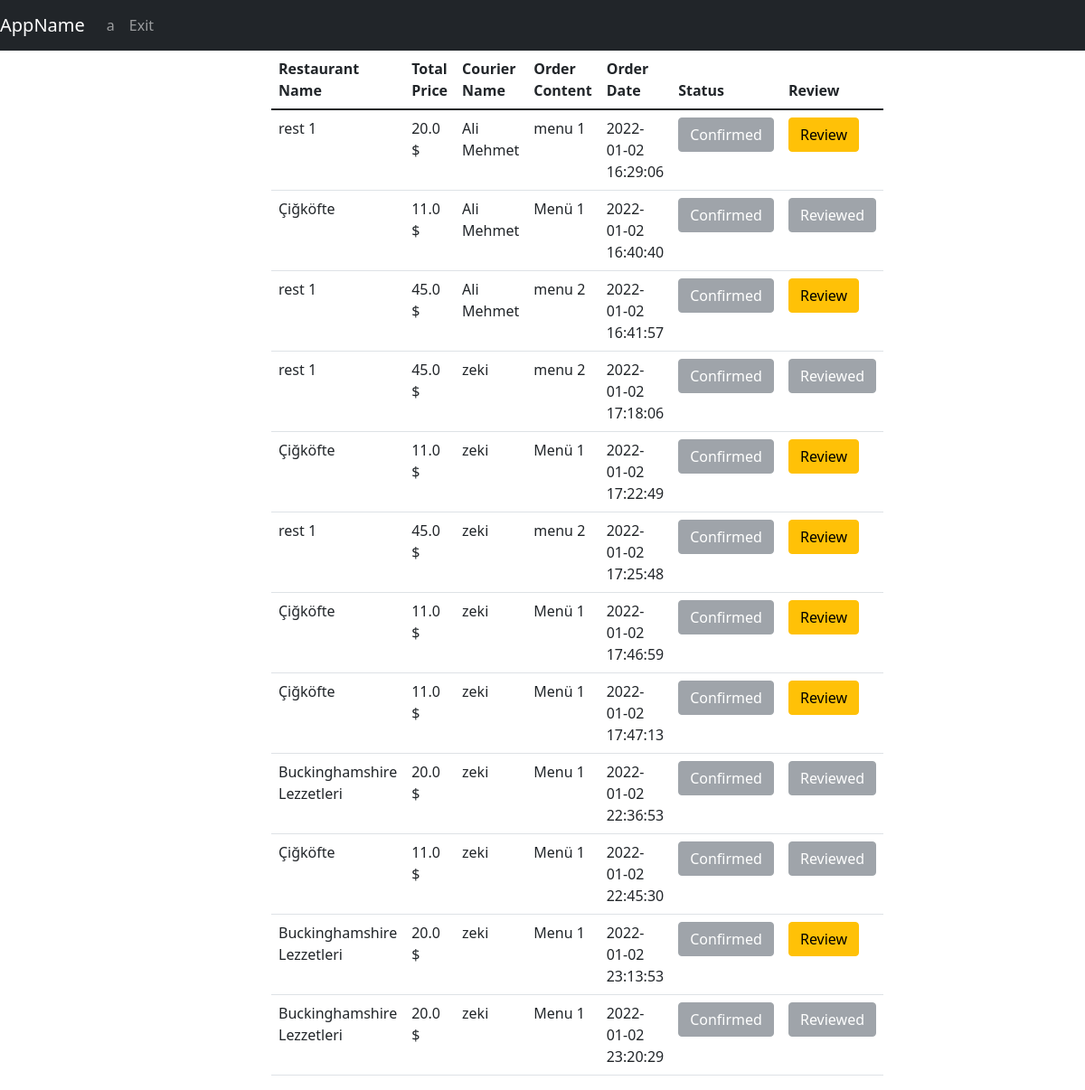
The app's page /myOrders (signed in), older data.
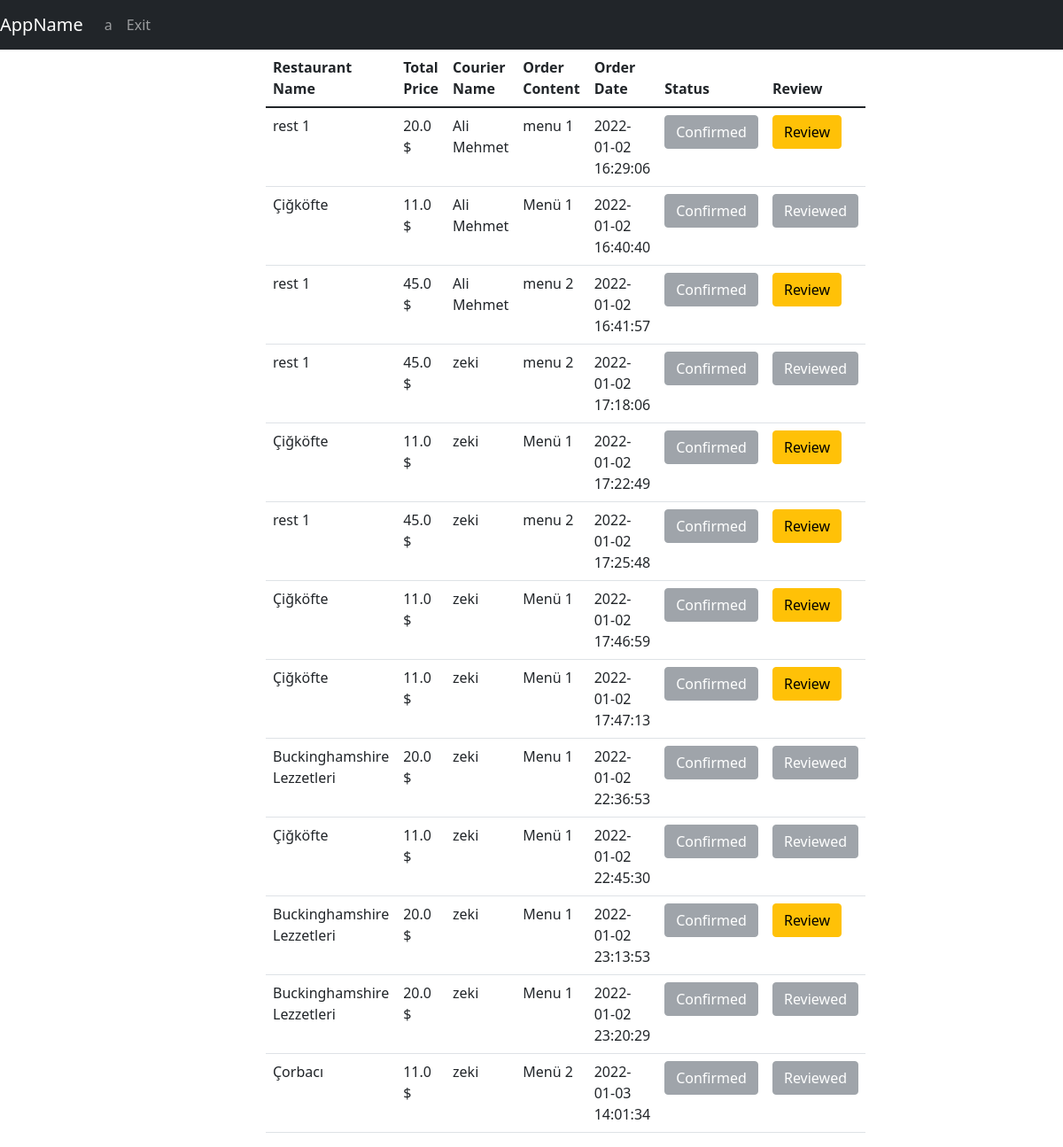
The same page, newer data.
### tables this page shows
CREATE TABLE couriers(id INTEGER PRIMARY KEY,name TEXT,is_available TEXT,lat REAL,lng, orderId int REFERENCES foodOrder(id) ON UPDATE CASCADE);

CREATE TABLE restaurant(id INTEGER PRIMARY KEY, restaurantName varchar(30),address varchar(250),lat Text,lng Text,isOpen binary,averageRating REAL);

CREATE TABLE foodOrder(id INTEGER PRIMARY KEY,content TEXT,orderDate Date DEFAULT (datetime('now','localtime')),totalPrice REAL, is_delivered INTEGER DEFAULT(0), is_reviewed INTEGER DEFAULT(0), restaurantId INTEGER, courierID int REFERENCES couriers(id) ON UPDATE CASCADE, userUserName varchar(30) REFERENCES users(username) ON UPDATE CASCADE, FOREIGN KEY(restaurantId) REFERENCES restaurant(id));

### app.py (the view)
@app.route("/myOrders", methods=["GET", "POST"])
def myOrders():
    with sqlite3.connect(DATABASE) as database:
        cursor = database.cursor()
    cursor.execute("SELECT foodOrder.totalPrice,foodOrder.orderDate,couriers.name, foodOrder.content, foodOrder.id, foodOrder.is_delivered, restaurant.restaurantName, foodOrder.is_reviewed, restaurant.id "
                   "FROM foodOrder INNER JOIN couriers ON couriers.id = foodOrder.courierID and foodOrder.userUserName=(?) INNER JOIN restaurant ON foodOrder.restaurantId = restaurant.id", (session["username"],))
    orders = cursor.fetchall()
    return render_template("user/list_user_orders.html", username=session["username"], data=orders)

### templates/user/list_user_orders.html (shortened to what this page needs)
{% extends 'base.html' %}
{% block navbar %}
<nav class="navbar navbar-expand-lg navbar-dark bg-dark">
    <a class="navbar-brand" href="#">AppName</a>
    <div class="collapse navbar-collapse" id="navbarNav">
        <ul class="navbar-nav">
          <li class="nav-item active"><a class="nav-link" href="/">{{username}}</a></li>
          <li class="nav-item active"><a class="nav-link" href="/exit">Exit</a></li>
        </ul>
    </div>
</nav>
{% endblock %}
{% block body %}
<center>
    <div class="col-md-6">
        <form action="/home" method="POST">
        <table class="table table-hover">
             <thead>
               <tr>
                 <th scope="col">Restaurant Name</th>
                 <th scope="col">Total Price</th>
                 <th scope="col">Courier Name</th>
                 <th scope="col">Order Content</th>
                 <th scope="col">Order Date</th>
                 <th scope="col">Status</th>
                 <th scope="col">Review</th>
               </tr>
             </thead>
             <tbody>
             {%for i in range(data|length)%}
               <tr>
                 <td>{{ data[i][6] }} </td>
                 <td>{{ data[i][0] }} $</td>
                 <td>{{ data[i][2] }}</td>
                 <td>{{ data[i][3] }}</td>
                 <td>{{ data[i][1] }}</td>
                   {% if data[i][5] == 1 %}
                       <td><button class="btn btn-secondary" disabled name="confirmedOrder" value="{{data[i][4]}}">Confirmed</button></td>
                   {% else %}
                       <td><button class="btn btn-warning" name="confirmedOrder" value="{{data[i][4]}}">Confirm Delivered</button></td>
                   {% endif %}
                   {% if data[i][7] == 1 %}
                       <td><button class="btn btn-secondary" disabled name="confirmedOrder" value="{{data[i][4]}}">Reviewed</button></td>
                   {% else %}
                       <td><a href="/reviewRestaurant?restId={{ data[i][8] }}&foodOrderId={{ data[i][4] }}" class="btn btn-warning" name="confirmedOrder" value="{{data[i][4]}}">Review</a></td>
                   {% endif %}
               </tr>
             {%endfor%}
             </tbody>
        </table>
        </form>
    </div>
</center>
{% endblock %}

Row changes from the older to the newer data that the page shows:
added restaurant: restaurantName "Çorbacı"
added foodOrder: totalPrice "11.0", content "Menü 2", orderDate "2022-01-03 14:01:34"
Text that changed along with them:
new list line: "$ Confirmed Reviewed"
new list line: "zeki"
